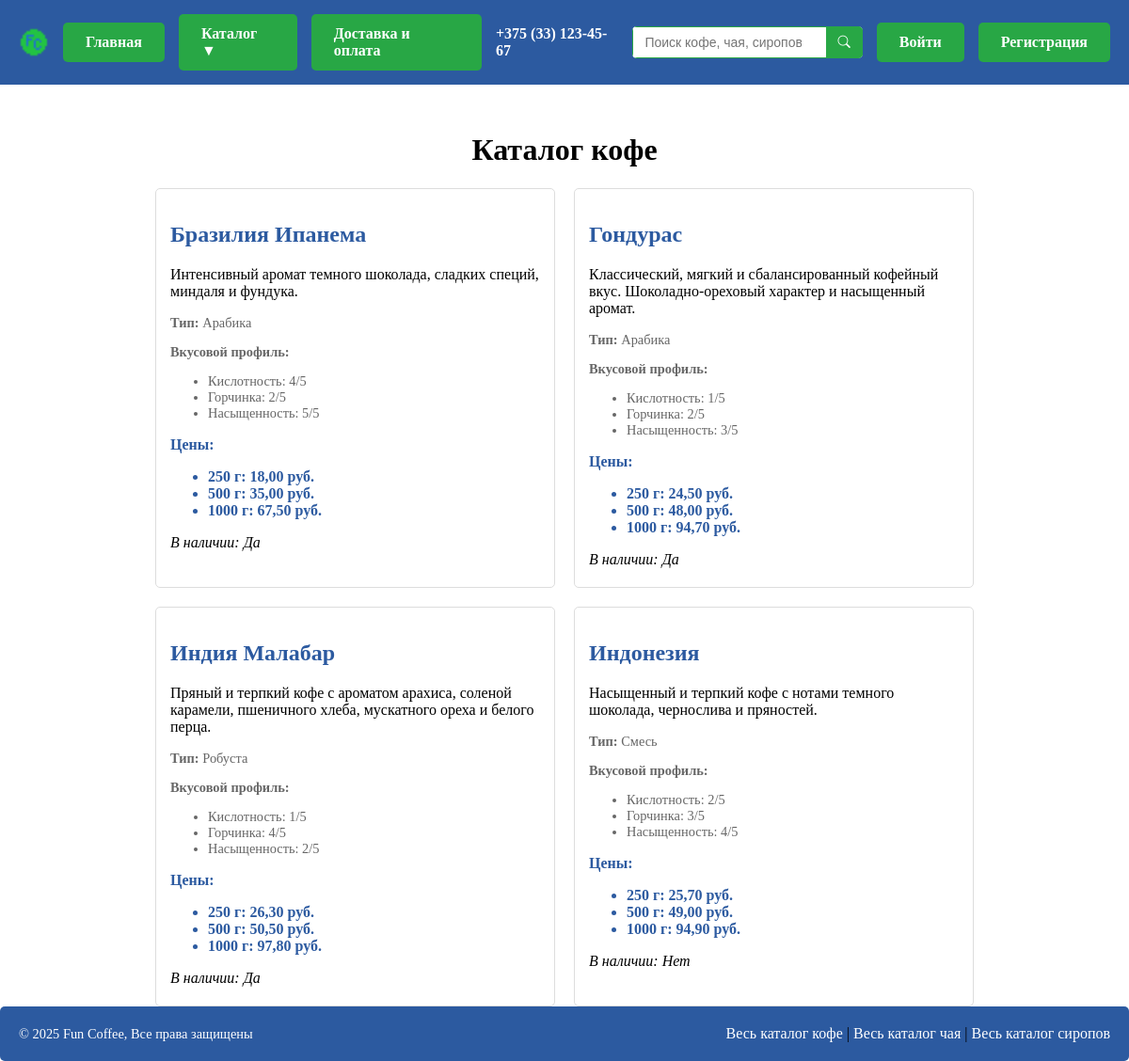
Page /products/coffee/ on the committed database.
### products/models.py (models this page shows, shortened)
class Product(models.Model):
    name = models.CharField(max_length=100, verbose_name='Название')
    description = models.TextField(blank=True, verbose_name='Описание', default='')
    is_available = models.BooleanField(default=True, verbose_name='В наличии')
    class Meta:
        abstract = True

class Coffee(Product):
    COFFEE_TYPE_CHOICES = [
        ('arabica', 'Арабика'),
        ('robusta', 'Робуста'),
        ('blend', 'Смесь'),
    ]
    GRAMS_CHOICES = [
        (250, '250 г'),
        (500, '500 г'),
        (1000, '1000 г'),
    ]
    coffee_type = models.CharField(
        max_length=10,
        choices=COFFEE_TYPE_CHOICES,
        verbose_name='Сорт кофе',
        default='arabica'
    )
    price_250g = models.DecimalField(
        max_digits=10,
        decimal_places=2,
        verbose_name='Цена за 250 г',
        default=0.00
    )
    price_500g = models.DecimalField(
        max_digits=10,
        decimal_places=2,
        verbose_name='Цена за 500 г',
        default=0.00
    )
    price_1000g = models.DecimalField(
        max_digits=10,
        decimal_places=2,
        verbose_name='Цена за 1000 г',
        default=0.00
    )
    acidity = models.PositiveSmallIntegerField(
        verbose_name='Кислотность (1-5)',
        validators=[MinValueValidator(1), MaxValueValidator(5)],
        help_text='Оценка от 1 до 5',
        default=3
    )
    bitterness = models.PositiveSmallIntegerField(
        verbose_name='Горчинка (1-5)',
        validators=[MinValueValidator(1), MaxValueValidator(5)],
        help_text='Оценка от 1 до 5',
        default=3
    )
    intensity = models.PositiveSmallIntegerField(
        verbose_name='Насыщенность (1-5)',
        validators=[MinValueValidator(1), MaxValueValidator(5)],
        help_text='Оценка от 1 до 5',
        default=3
    )
    class Meta:
        verbose_name = 'Кофе'
        verbose_name_plural = 'Кофе'

### products/views.py (the view)
# urls.py: path('coffee/', coffee_list, name='coffee_list'),
def coffee_list(request):
    coffees = Coffee.objects.all().order_by('-is_available')
    return render(request, 'products/coffee_list.html', {"coffees": coffees})

### products/templates/products/coffee_list.html (shortened to what this page needs)
{% extends "products/base.html" %}
{% block content %}
<h1>Каталог кофе</h1>
{% if coffees %}
    <div class="coffee-list">
        {% for coffee in coffees %}
            <div class="coffee-item">
                <h2>
                    <a href="{% url 'coffee_detail' coffee.pk %}" class="coffee-title">
                        {{ coffee.name }}
                    </a>
                </h2>
                <p>{{ coffee.description }}</p>
                <div class="characteristics">
                    <p><strong>Тип:</strong> {{ coffee.get_coffee_type_display }}</p>
                    <p><strong>Вкусовой профиль:</strong></p>
                    <ul>
                        <li>Кислотность: {{ coffee.acidity }}/5</li>
                        <li>Горчинка: {{ coffee.bitterness }}/5</li>
                        <li>Насыщенность: {{ coffee.intensity }}/5</li>
                    </ul>
                </div>
                <div class="prices">
                    <p><strong>Цены:</strong></p>
                    <ul>
                        <li>250 г: {{ coffee.price_250g }} руб.</li>
                        <li>500 г: {{ coffee.price_500g }} руб.</li>
                        <li>1000 г: {{ coffee.price_1000g }} руб.</li>
                    </ul>
                </div>
                <p><em>В наличии: {% if coffee.is_available %}Да{% else %}Нет{% endif %}</em></p>
            </div>
        {% endfor %}
    </div>
{% else %}
    <p>К сожалению, кофе временно нет в наличии.</p>
{% endif %}
{% endblock content %}

### products/templates/products/base.html (style rules this page uses)
html, body { height: 100%; margin: 0; }
body { display: flex; flex-direction: column; min-height: 100vh; }

### products/templates/products/coffee_list.html (style rules this page uses)
.coffee-list { display: flex; flex-wrap: wrap; gap: 20px; justify-content: center; }
.coffee-item { border: 1px solid #ddd; padding: 15px; border-radius: 5px; width: calc(37.5% - 10px); box-sizing: border-box; aspect-ratio: 1/1; overflow: hidden; transition: transform 0.2s, box-shadow 0.2s; }
.coffee-title { color: #2c5aa0; text-decoration: none; }
.characteristics { color: #666; font-size: 0.9em; }
.prices { color: #2c5aa0; font-weight: bold; }
h1 { text-align: center; }

### rows in the picture
Coffee: name "Бразилия Ипанема", description "Интенсивный аромат темного шоколада, сладких специй, миндаля и фундука.", coffee_type "Арабика", acidity "4", bitterness "2", intensity "5", price_250g "18,00", price_500g "35,00", price_1000g "67,50", is_available "Да"
Coffee: name "Гондурас", description "Классический, мягкий и сбалансированный кофейный вкус. Шоколадно-ореховый характер и насыщенный аромат.", coffee_type "Арабика", acidity "1", bitterness "2", intensity "3", price_250g "24,50", price_500g "48,00", price_1000g "94,70", is_available "Да"
Coffee: name "Индия Малабар", description "Пряный и терпкий кофе с ароматом арахиса, соленой карамели, пшеничного хлеба, мускатного ореха и белого перца.", coffee_type "Робуста", acidity "1", bitterness "4", intensity "2", price_250g "26,30", price_500g "50,50", price_1000g "97,80", is_available "Да"
Coffee: name "Индонезия", description "Насыщенный и терпкий кофе с нотами темного шоколада, чернослива и пряностей.", coffee_type "Смесь", acidity "2", bitterness "3", intensity "4", price_250g "25,70", price_500g "49,00", price_1000g "94,90", is_available "Нет"
